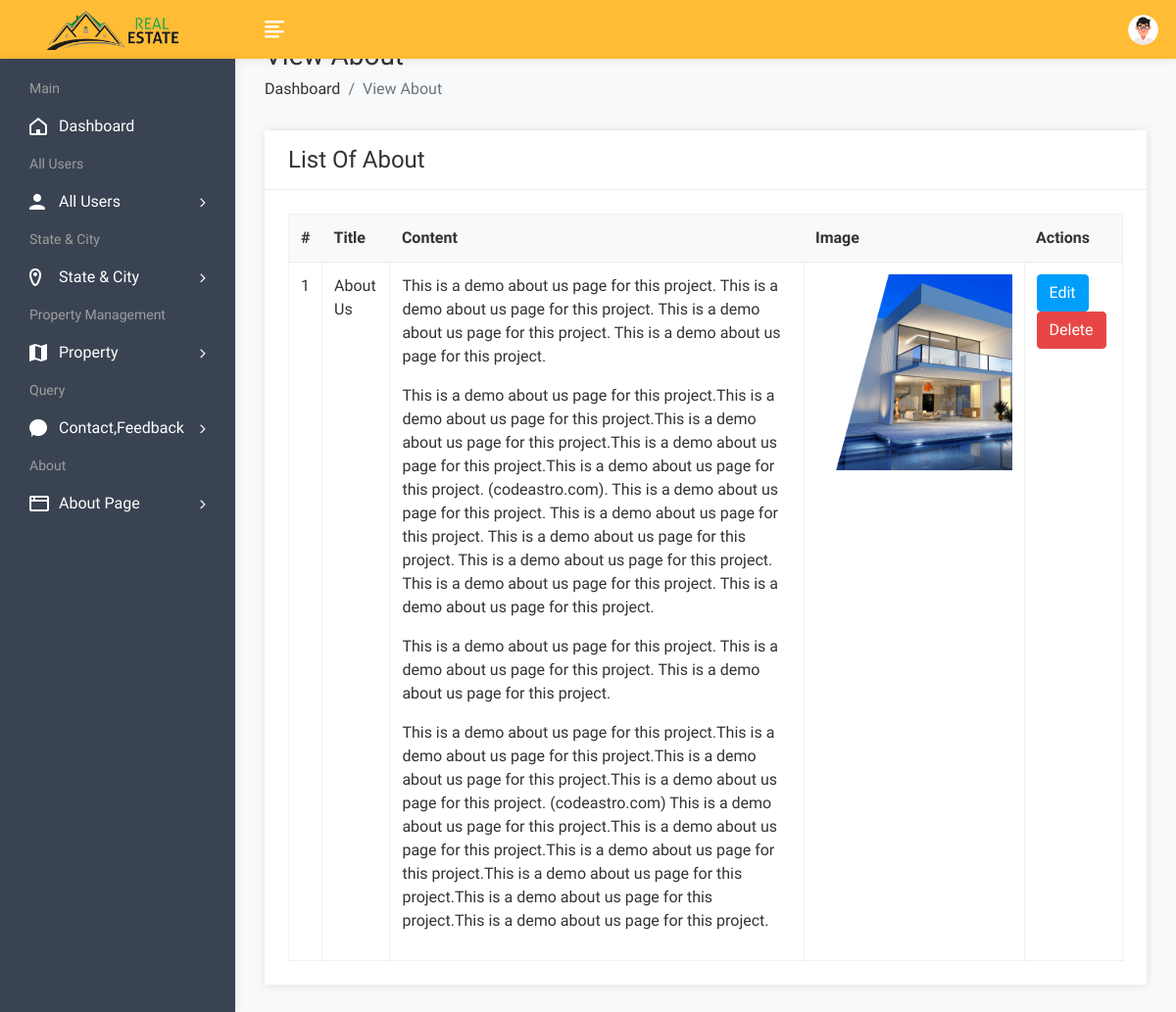
Before: /admin/aboutview.php (signed in) with the older database file.
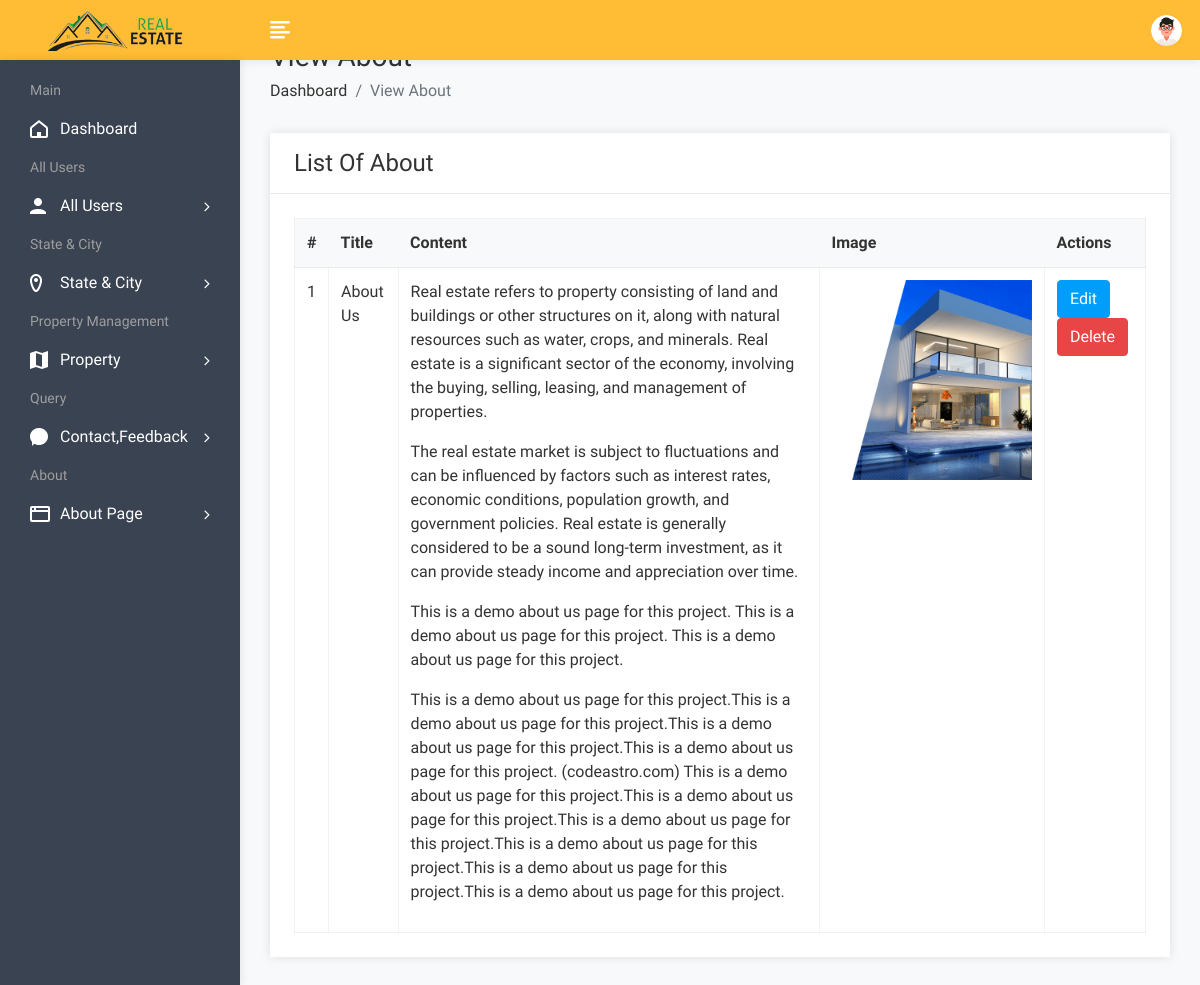
After: the same page with the newer database file.
### tables this page shows
CREATE TABLE `about` (
  `id` int(10) NOT NULL,
  `title` varchar(100) NOT NULL,
  `content` longtext NOT NULL,
  `image` varchar(300) NOT NULL
);

### admin/aboutview.php (the view, shortened to what this page needs)
<!DOCTYPE html>
<html lang="en">
<head>
        <link rel="stylesheet" href="assets/css/bootstrap.min.css">
        <link rel="stylesheet" href="assets/css/font-awesome.min.css">
        <link rel="stylesheet" href="assets/css/feathericon.min.css">
        <link rel="stylesheet" href="assets/css/style.css">
    </head>
    <body>
				<?php include("header.php"); ?>
            <div class="page-wrapper">
                <div class="content container-fluid">
					<div class="page-header">
						<div class="row">
							<div class="col">
								<h3 class="page-title">View About</h3>
								<ul class="breadcrumb">
									<li class="breadcrumb-item"><a href="dashboard.php">Dashboard</a></li>
									<li class="breadcrumb-item active">View About</li>
								</ul>
							</div>
						</div>
					</div>
					<div class="row">
						<div class="col-sm-12">
							<div class="card">
								<div class="card-header">
									<h4 class="card-title">List Of About</h4>
								</div>
								<div class="card-body">
									<div class="table-responsive">
										<table class="table table-stripped table-bordered table-hover">
											<thead>
												<tr>
													<th>#</th>
													<th>Title</th>
													<th>Content</th>
													<th>Image</th>
													<th>Actions</th>
												</tr>
											</thead>
											<?php
													$query=mysqli_query($con,"select * from about");
													$cnt=1;
													while($row=mysqli_fetch_row($query))
														{
											?>
											<tbody>
												<tr>
													<td><?php echo $cnt; ?></td>
													<td><?php echo $row['1']; ?></td>
													<td><?php echo $row['2']; ?></td>
													<td><img src="upload/<?php echo $row['3']; ?>" height="200px" width="200px"></td>
													<td><a href="aboutedit.php?id=<?php echo $row['0']; ?>"><button class="btn btn-info">Edit</button></a>
													<a href="aboutdelete.php?id=<?php echo $row['0']; ?>"><button class="btn btn-danger">Delete</button></a></td>
												</tr>
											</tbody>
												<?php
												$cnt=$cnt+1;
												}
												?>
										</table>
									</div>
								</div>
							</div>
						</div>
					</div>
				</div>
			</div>
    </body>
</html>

### admin/header.php (shortened to what this page needs)
<div class="header">
              <div class="header-left">
                  <a href="dashboard.php" class="logo">
				<img src="assets/img/rsadmin.png" alt="Logo">
			</a>
              </div>
		<a href="javascript:void(0);" id="toggle_btn">
			<i class="fe fe-text-align-left"></i>
		</a>
		<ul class="nav user-menu">
			<li class="nav-item dropdown app-dropdown">
				<a href="#" class="dropdown-toggle nav-link" data-toggle="dropdown">
					<span class="user-img"><img class="rounded-circle" src="assets/img/profiles/avatar-01.png" width="31" alt="Ryan Taylor"></span>
				</a>
			</li>
		</ul>
          </div>
          <div class="sidebar" id="sidebar">
              <div class="sidebar-inner slimscroll">
			<div id="sidebar-menu" class="sidebar-menu">
				<ul>
					<li class="menu-title">
						<span>Main</span>
					</li>
					<li>
						<a href="dashboard.php"><i class="fe fe-home"></i> <span>Dashboard</span></a>
					</li>
					<li class="menu-title">
						<span>All Users</span>
					</li>
					<li class="submenu">
						<a href="#"><i class="fe fe-user"></i> <span> All Users </span> <span class="menu-arrow"></span></a>
					</li>
					<li class="menu-title">
						<span>State & City</span>
					</li>
					<li class="submenu">
						<a href="#"><i class="fe fe-location"></i> <span>State & City</span> <span class="menu-arrow"></span></a>
					</li>
					<li class="menu-title">
						<span>Property Management</span>
					</li>
					<li class="submenu">
						<a href="#"><i class="fe fe-map"></i> <span> Property</span> <span class="menu-arrow"></span></a>
					</li>
					<li class="menu-title">
						<span>Query</span>
					</li>
					<li class="submenu">
						<a href="#"><i class="fe fe-comment"></i> <span> Contact,Feedback </span> <span class="menu-arrow"></span></a>
					</li>
					<li class="menu-title">
						<span>About</span>
					</li>
					<li class="submenu">
						<a href="#"><i class="fe fe-browser"></i> <span> About Page </span> <span class="menu-arrow"></span></a>
					</li>
				</ul>
			</div>
              </div>
          </div>

Changed rows visible on the page:
changed about "About Us": content "This is a demo about us page for this project. This is a demo about us page for this project. This is a demo about us page for this project. This is a demo about us page for this project. This is a demo about us page for this project.This is a demo about us page for this project.This is a demo about us page for this project.This is a demo about us page for this project.This is a demo about us page for this project. (codeastro.com). This is a demo about us page for this project. This is a demo about us page for this project. This is a demo about us page for this project. This is a demo about us page for this project. This is a demo about us page for this project. This is a demo about us page…" → "Real estate refers to property consisting of land and buildings or other structures on it, along with natural resources such as water, crops, and minerals. Real estate is a significant sector of the economy, involving the buying, selling, leasing, and management of properties. The real estate market is subject to fluctuations and can be influenced by factors such as interest rates, economic conditions, population growth, and government policies. Real estate is generally considered to be a sound long-term investment, as it can provide steady income and appreciation over time. This is a demo…"
